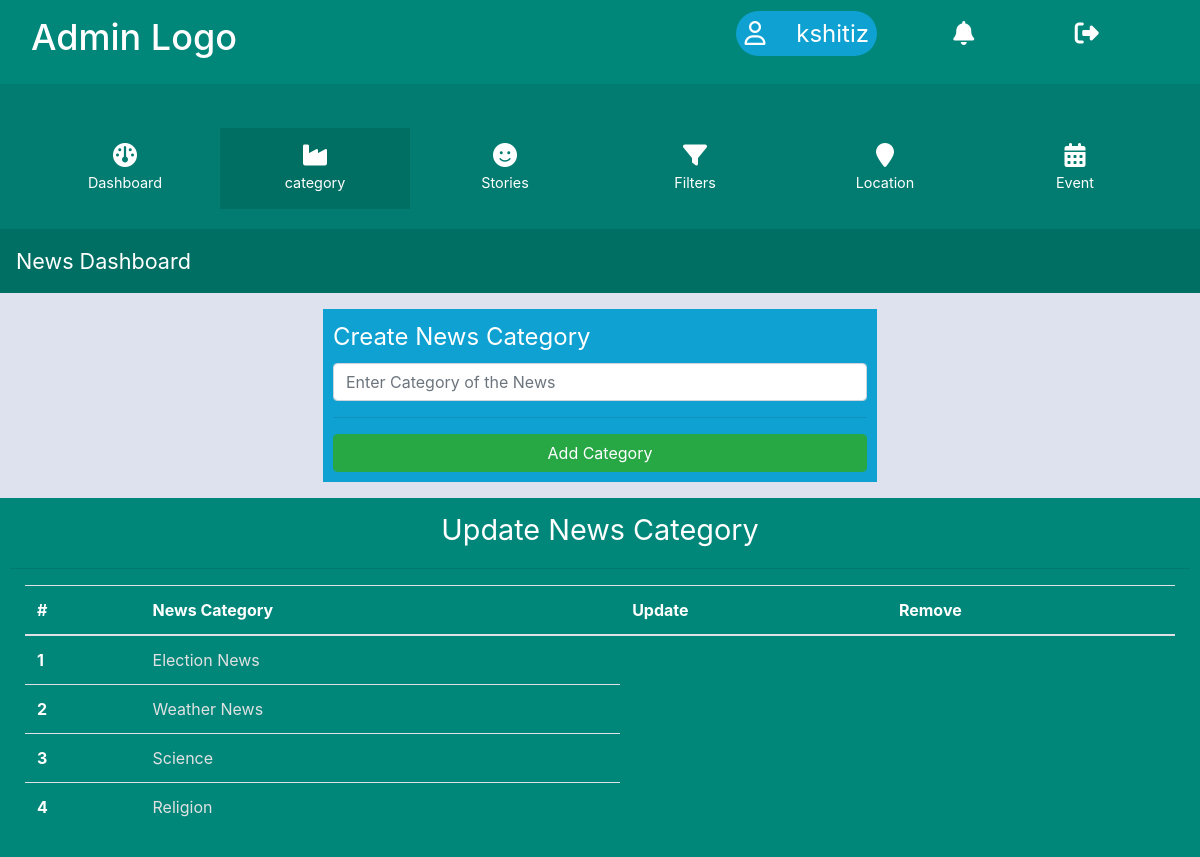
Screenshot of /admin/category.php with the database file from the repository.
### tables this page shows
CREATE TABLE `news_category` (
  `id` int(11) NOT NULL,
  `category_name` varchar(255) NOT NULL
);

### admin/admin_class1.php (called while the page is built, shortened)
<?php
class class1
{
	public function weather()
	{
		include'../db.php';
		$query="SELECT * FROM `news_category`";
		$run= mysqli_query($connect,$query);
		$count= mysqli_num_rows($run);
		if($count>0)
		{
			while($data= mysqli_fetch_array($run))
			{
				$data2[]= $data;
			}
			return $data2;
		}
		else
			{
				return 0;
			}
	}
}
 ?>

### admin/category.php (the view, shortened to what this page needs)
<?php
include'header.php';
include'admin_class1.php';
$class1= new class1();
?>
    <div style="background-color: #006f63;" class=" container-fluid text-left pageid p-3">
      <span>News Dashboard</span>
    </div>
    <section style="background-color: #dee2ee;" class="p-3">
      <div class="container-fluid">
       <div class="row">
         <div class="col-sm-3"></div>
         <div class="col-sm-6 col-12 ">
           <div style="background-color: #0ea1d2; padding: 10px;" class="form">
             <form method="post" action="backend.php">
               <label>Create News Category</label>
               <input type="text" class="form-control" placeholder="Enter Category of the News" name="category">
               <hr>
              <input type="submit" class="form-control btn btn-success" value="Add Category" name="submit_category">
             </form>
           </div>
         </div>
         <div class="col-sm-3"></div>
       </div>
      </div>
    </section>
    <section style="background-color: #00877a; padding: 10px;">
      <div class="container-fluid text-center label">
      <span>Update News Category</span>
      </div>
      <hr>
      <div class="container-fluid">
      <table class="table">
  <thead>
    <tr>
      <th scope="col">#</th>
      <th scope="col">News Category</th>
      <th scope="col">Update</th>
      <th scope="col">Remove</th>
    </tr>
  </thead>
  <tbody>
      <?php
       $data= $class1->weather();
       foreach ($data as $key ) {
         ?>
         <tr>
          <th scope="row"><?php echo $key['id']; ?></th>
            <td><?php echo $key['category_name']; ?></td>
    </tr>
         <?php
       }
      ?>
  </tbody>
</table>
      </div>
    </section>
<?php
include'footer.php';
?>

### admin/style.css (style rules this page uses)
.label span { font-size: 2.4vw; color: white; }
.table th { color: white; }
.table td { color: #e1e1e2; }
.form label { font-size:2vw; color: white; }

### rows the page displays
news_category: id "1", category_name "Election News"
news_category: id "2", category_name "Weather News"
news_category: id "3", category_name "Science"
news_category: id "4", category_name "Religion"
